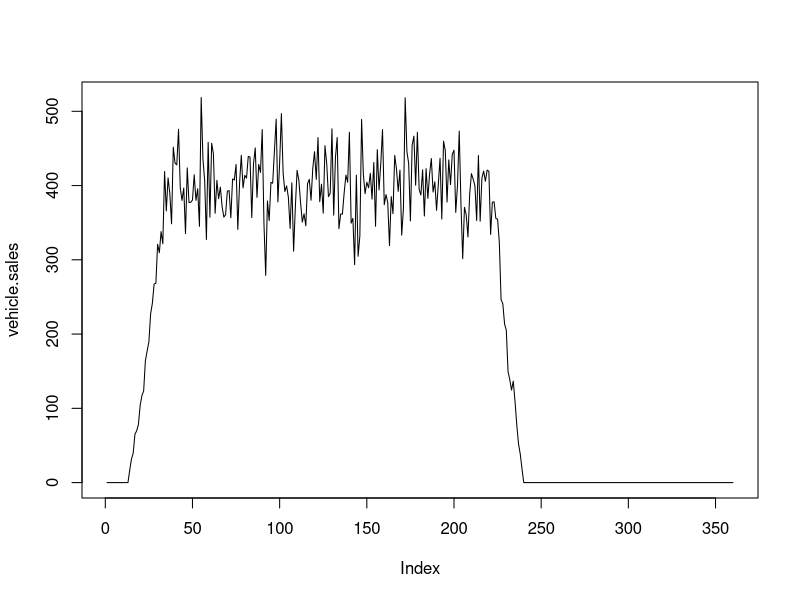
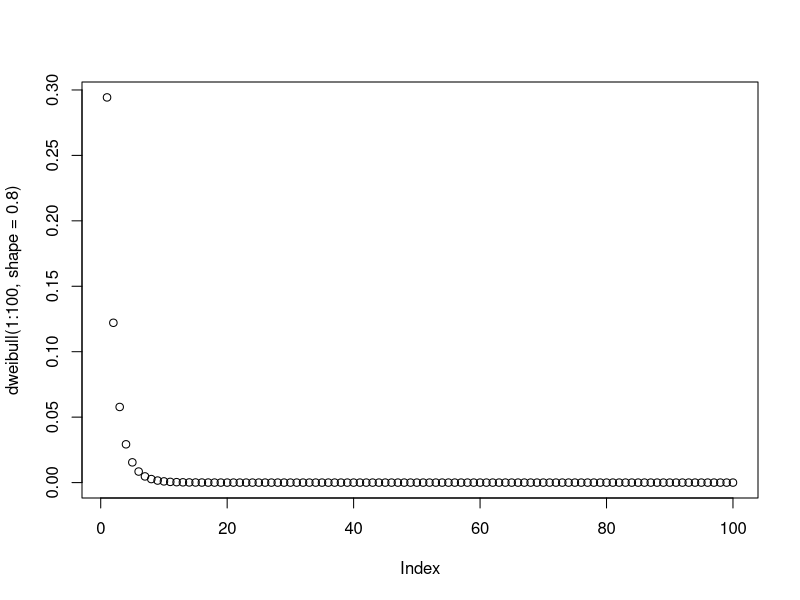

These figures' R source, in order:
# Use this script to create synthetic data

#----------------------------
#### Generate sales data ####
#----------------------------


## Generate a baseline monthly order rate
vehicle.sales <- rnorm(n = 12 * 30, mean = 400, sd = 40)

## Add seasonality
season.1 <- .05 * sinpi((1:length(vehicle.sales)) / 12) + 1
vehicle.sales <- vehicle.sales * season.1

## Add start/end of production ramps
start <- rep(0, times = 12 * 1)
ramp.up <- seq(from = 0, to = 1, by = 0.04)
ramp.down <- seq(from = 1, to = 0, by = -0.05)
end <- rep(0, times = 12 * 10)
production.months <- length(vehicle.sales) - (length(start) + length(ramp.up) + length(ramp.down) + length(end))
production <- rep(1, times = production.months)

production.ramps <- c(start, ramp.up, production, ramp.down, end)

vehicle.sales <- vehicle.sales * production.ramps

## Plot dataset
plot(vehicle.sales, type = "l")


#----------------------------------
#### Generate replacement data ####
#----------------------------------

# Use Weibull distribution for replacement due to wear or damage
plot(dweibull(1:100, shape = 0.8))


